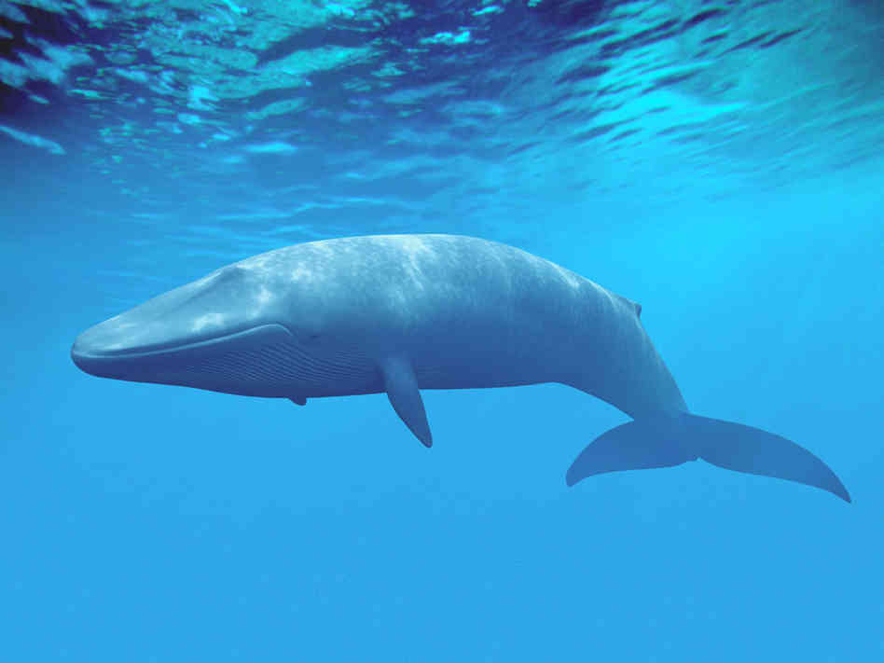
#> input picture lecture_figures/life_histories/images/source/blue_whale.png, 884 x 663 px, found by its file name
$ python prepare_images.py
#> lines starting #> are read from the running program, lines starting #| are printed output that depends on the picture
"""Prepare photographs and published figures at the exact aspect of their BB512 picture placeholders.
'fill' crops to fill; 'fit' letterboxes on the slide background colour (#FBFAF6).
Run from the lecture folder: python3 images/prepare_images.py"""
from PIL import Image, ImageFilter
BG = (0xFB, 0xFA, 0xF6)
SIZES = {"title": (5.43, 7.5), "takeaway": (7.40, 4.25), "half": (5.57, 4.25), "full": (11.73, 3.95),
         "third": (3.64, 5.30)}
def make(src, out, layout, mode="fill", focus=(0.5, 0.5), dpi=220):
#> called with src = 'images/source/blue_whale.png', out = 'images/title_blue_whale.jpg', layout = 'title', mode = 'extend', focus = (0.5, 0.5), dpi = 220
    W, H = [int(v * dpi) for v in SIZES[layout]]
    im = Image.open(src).convert("RGB")
    if mode == "fill":
        r = max(W / im.width, H / im.height)
        im = im.resize((round(im.width * r), round(im.height * r)), Image.LANCZOS)
        x = int((im.width - W) * focus[0]); y = int((im.height - H) * focus[1])
        im = im.crop((x, y, x + W, y + H))
    elif mode == "extend":
        # Whole image kept. The space left over is filled with a smooth colour field sampled from the
        # image's own edge strip, and the join is feathered, so the subject is never cut off.
        k = max(3, round(0.03 * min(im.size)))            # trim thin borders and edge artefacts
#> k = 20
        im = im.crop((k, k, im.width - k, im.height - k))
#> im: PIL image 844x623 RGB
        r = min(W / im.width, H / im.height)
#> r = 1.41
        fg = im.resize((round(im.width * r), round(im.height * r)), Image.LANCZOS)
        vertical = fg.width >= W - 1  # image fills the width: extend above and below
#> vertical = True
        bg = Image.new("RGB", (W, H))
#> bg: PIL image 1194x1650 RGB; every value is 0
        strip = max(4, (fg.height if vertical else fg.width) // 20)
#> strip = 44
        feather = max(2, (fg.height if vertical else fg.width) // 8)
#> feather = 110
        ov = feather + 2  # the colour field runs under the feathered edge
#> ov = 112
        if vertical:
            top = (H - fg.height) // 2; bottom = H - fg.height - top
#> after `top = (H - fg.height) // 2`: top = 384
#> after `bottom = H - fg.height - top`: bottom = 385
            if top: bg.paste(fg.crop((0, 0, fg.width, strip)).resize((6, 1), Image.BOX).resize((W, top + ov), Image.BILINEAR), (0, 0))
            if bottom: bg.paste(fg.crop((0, fg.height - strip, fg.width, fg.height)).resize((6, 1), Image.BOX).resize((W, bottom + ov), Image.BILINEAR), (0, H - bottom - ov))
        else:
            left = (W - fg.width) // 2; right = W - fg.width - left
            if left: bg.paste(fg.crop((0, 0, strip, fg.height)).resize((1, 6), Image.BOX).resize((left + ov, H), Image.BILINEAR), (0, 0))
            if right: bg.paste(fg.crop((fg.width - strip, 0, fg.width, fg.height)).resize((1, 6), Image.BOX).resize((right + ov, H), Image.BILINEAR), (W - right - ov, 0))
        bg = bg.filter(ImageFilter.GaussianBlur(radius=max(4, W // 60)))
        mask = Image.new("L", fg.size, 255)
#> mask: PIL image 1194x881 L; every value is 255
        for i in range(feather):
            v = int(255 * i / feather)
            if vertical:
                mask.paste(v, (0, i, fg.width, i + 1)); mask.paste(v, (0, fg.height - 1 - i, fg.width, fg.height - i))
            else:
                mask.paste(v, (i, 0, i + 1, fg.height)); mask.paste(v, (fg.width - 1 - i, 0, fg.width - i, fg.height))
        bg.paste(fg, ((W - fg.width) // 2, (H - fg.height) // 2), mask)
        im = bg
    elif mode == "pad":
        # Whole image kept on a plain background sampled from its left edge; a thin border is trimmed
        # first so rounded or white corners do not show
        k = max(2, round(0.015 * min(im.size)))
        im = im.crop((k, k, im.width - k, im.height - k))
        r = min(W / im.width, H / im.height)
        im = im.resize((round(im.width * r), round(im.height * r)), Image.LANCZOS)
        canvas = Image.new("RGB", (W, H), im.getpixel((3, im.height // 2)))
        canvas.paste(im, ((W - im.width) // 2, (H - im.height) // 2)); im = canvas
    else:
        r = min(W / im.width, H / im.height)
        im = im.resize((round(im.width * r), round(im.height * r)), Image.LANCZOS)
        canvas = Image.new("RGB", (W, H), BG)
        canvas.paste(im, ((W - im.width) // 2, (H - im.height) // 2)); im = canvas
    im.save(out, quality=92)
S = "images/source/"
make(S + "blue_whale.png", "images/title_blue_whale.jpg", "title", "extend")
# Variation: size and lifespan
make(S + "bumblebee_bat.jpg", "images/third_bumblebee_bat.jpg", "third", focus=(0.55, 0.5))
#> call 2 of make, with src = 'images/source/bumblebee_bat.jpg', out = 'images/third_bumblebee_bat.jpg', layout = 'third', mode = 'fill', focus = (0.55, 0.5), dpi = 220
#> in make (call 2), `W, H = [int(v * dpi) for v in SIZES[layout]]`: W = 800; H = 1166
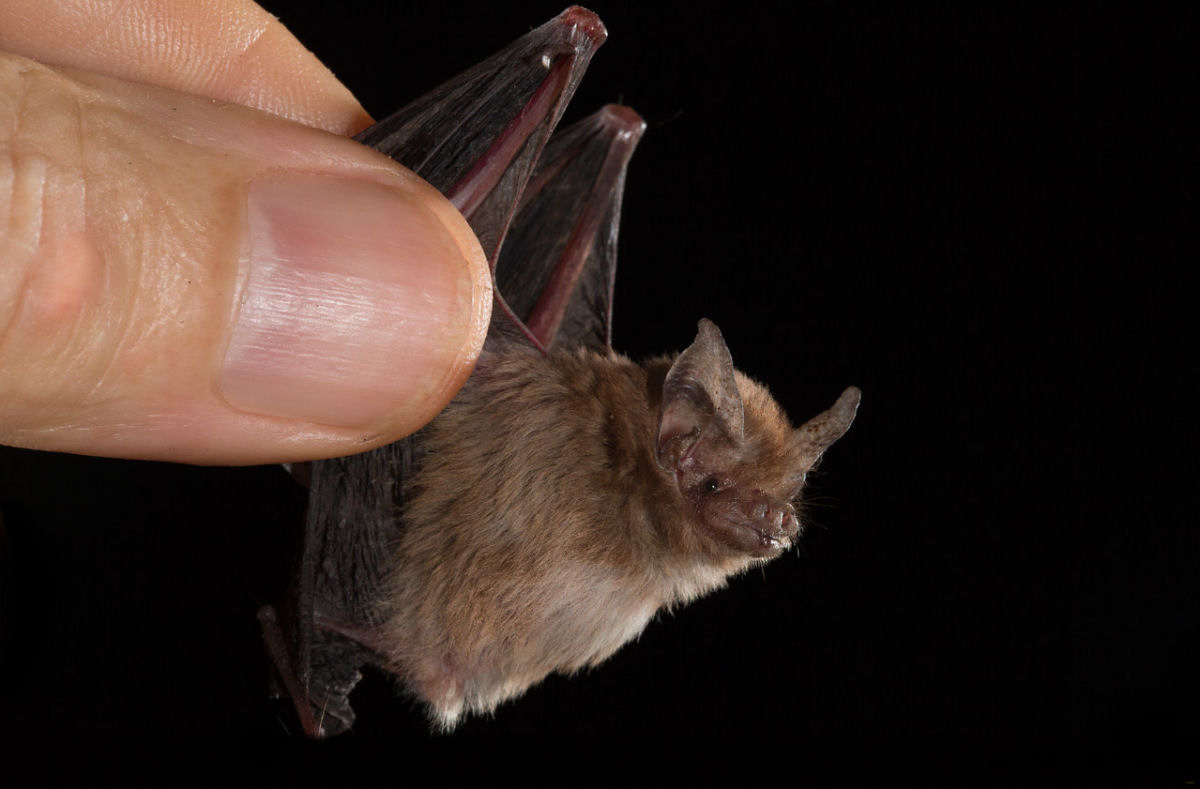
#> input picture lecture_figures/life_histories/images/source/bumblebee_bat.jpg, 1200 x 789 px, found by its file name
#> in make, im is the input picture: PIL image 1200x789 RGB; mean R, G, B 54.5, 40.1, 33.7
#> in make (call 2), `r = max(W / im.width, H / im.height)`: r = 1.48
#> in make (call 2), `x = int((im.width - W) * focus[0])`: x = 535
#> in make (call 2), `y = int((im.height - H) * focus[1])`: y = 0
#> in make (call 2), `im = im.crop((x, y, x + W, y + H))`:
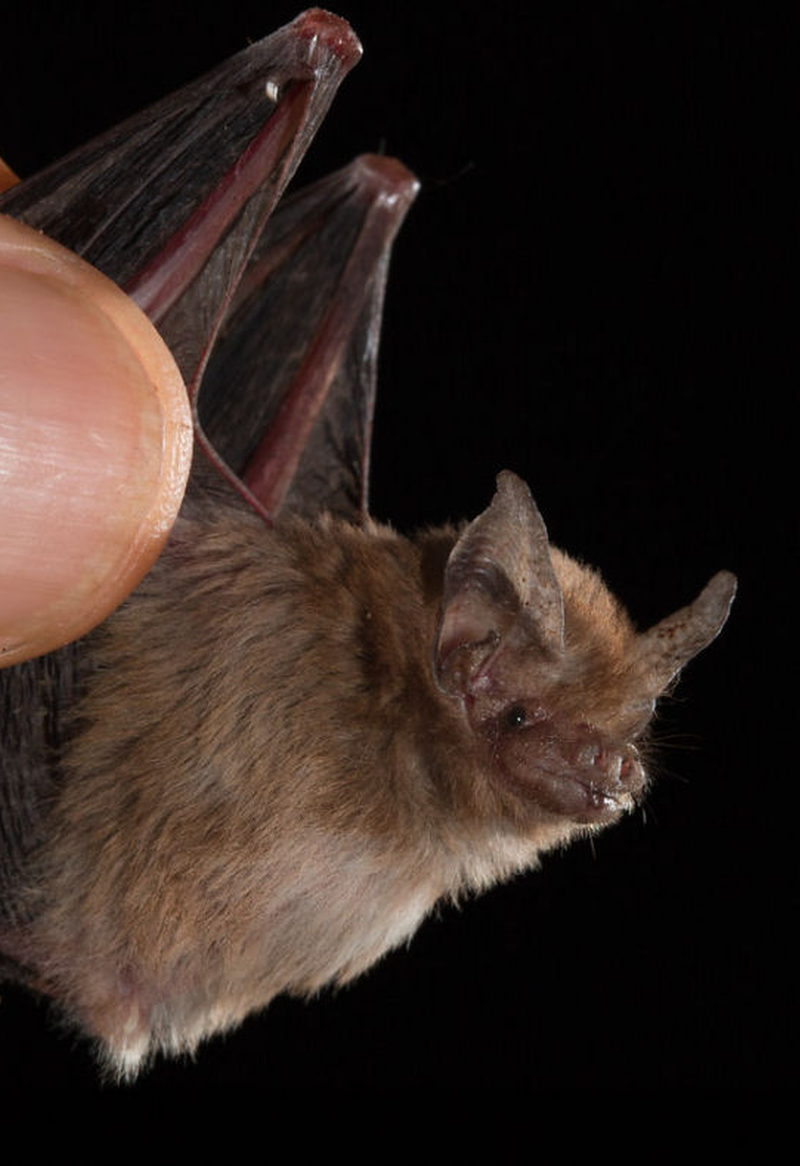
#> im: PIL image 800x1166 RGB; mean R, G, B 49.3, 36.8, 31.3
make(S + "blue_whale.png", "images/third_blue_whale.jpg", "third", "extend")
#> call 3 of make, with src = 'images/source/blue_whale.png', out = 'images/third_blue_whale.jpg', layout = 'third', mode = 'extend', focus = (0.5, 0.5), dpi = 220
#> in make (call 3), `r = min(W / im.width, H / im.height)`: r = 0.948
#> in make (call 3), `bg = Image.new("RGB", (W, H))`: bg: PIL image 800x1166 RGB; every value is 0
#> in make (call 3), `strip = max(4, (fg.height if vertical else fg.width) // 20)`: strip = 29
#> in make (call 3), `feather = max(2, (fg.height if vertical else fg.width) // 8)`: feather = 73
#> in make (call 3), `ov = feather + 2`: ov = 75
#> in make (call 3), `top = (H - fg.height) // 2`: top = 287
#> in make (call 3), `bottom = H - fg.height - top`: bottom = 288
#> in make (call 3), `bg = bg.filter(ImageFilter.GaussianBlur(radius=max(4, W // 60)))`:
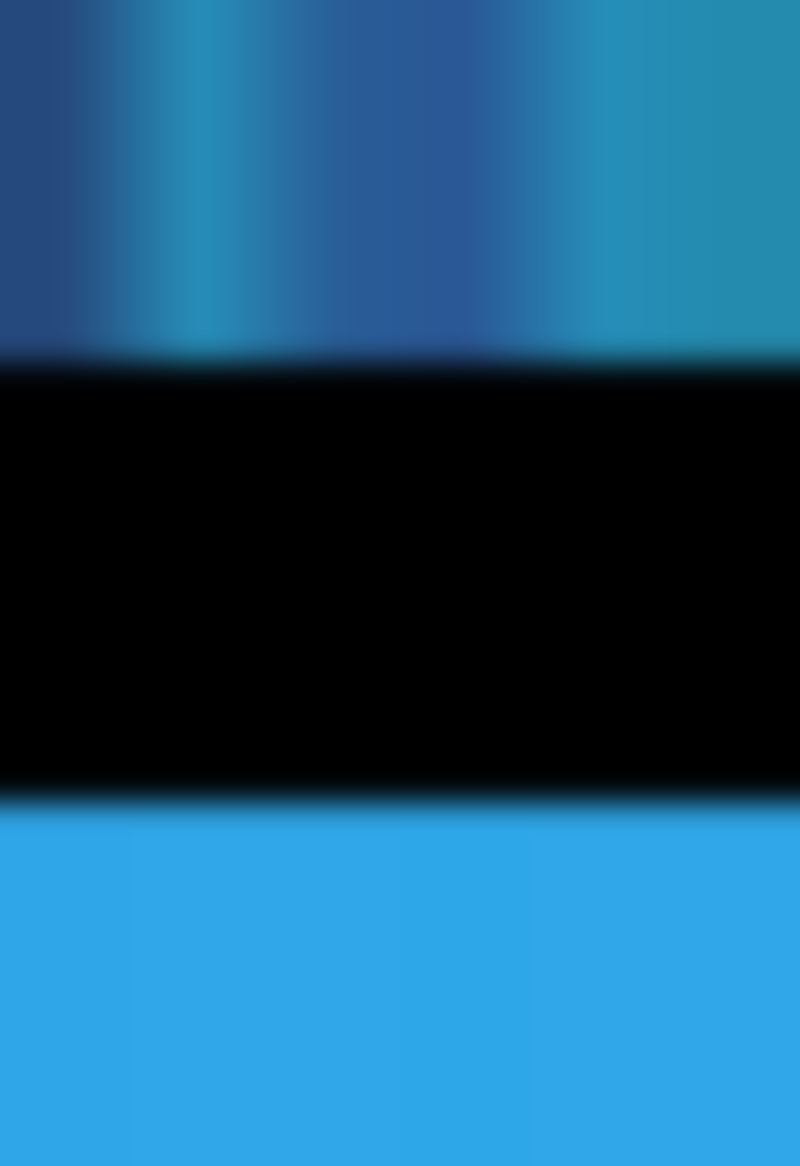
#> bg: PIL image 800x1166 RGB; mean R, G, B 26.6, 87, 122.5
#> in make (call 3), `mask = Image.new("L", fg.size, 255)`: mask: PIL image 800x591 L; every value is 255
#> the loop in make (call 3), `for i in range(feather):` made 73 passes
#> v on passes 1 to 12: 0, 3, 6, 10, 13, 17, 20, 24, 27, 31, 34, 38
#> after the loop in make (call 3), `for i in range(feather):`:
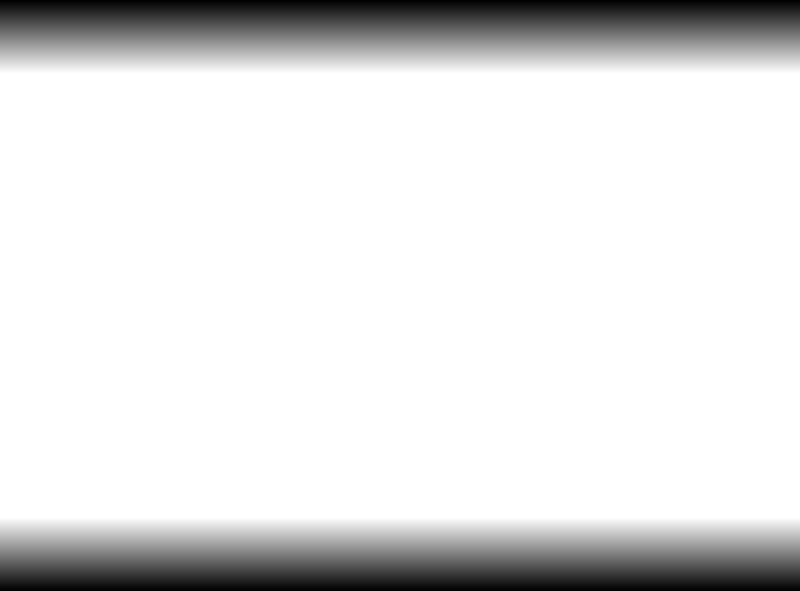
#> mask: PIL image 800x591 L; min 0, max 255, mean 222.9
make(S + "bristlecone_pine.png", "images/third_bristlecone.jpg", "third", focus=(0.5, 0.5))
#> call 4 of make, with src = 'images/source/bristlecone_pine.png', out = 'images/third_bristlecone.jpg', layout = 'third', mode = 'fill', focus = (0.5, 0.5), dpi = 220
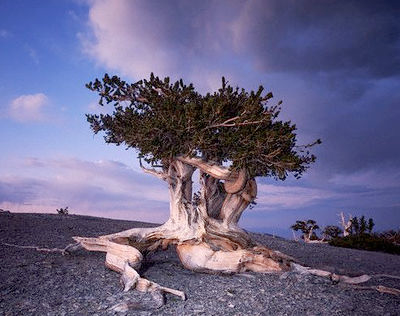
#> input picture lecture_figures/life_histories/images/source/bristlecone_pine.png, 400 x 316 px, found by its file name
#> in make (call 4), `r = max(W / im.width, H / im.height)`: r = 3.69
#> in make (call 4), `x = int((im.width - W) * focus[0])`: x = 338
#> in make (call 4), `im = im.crop((x, y, x + W, y + H))`:
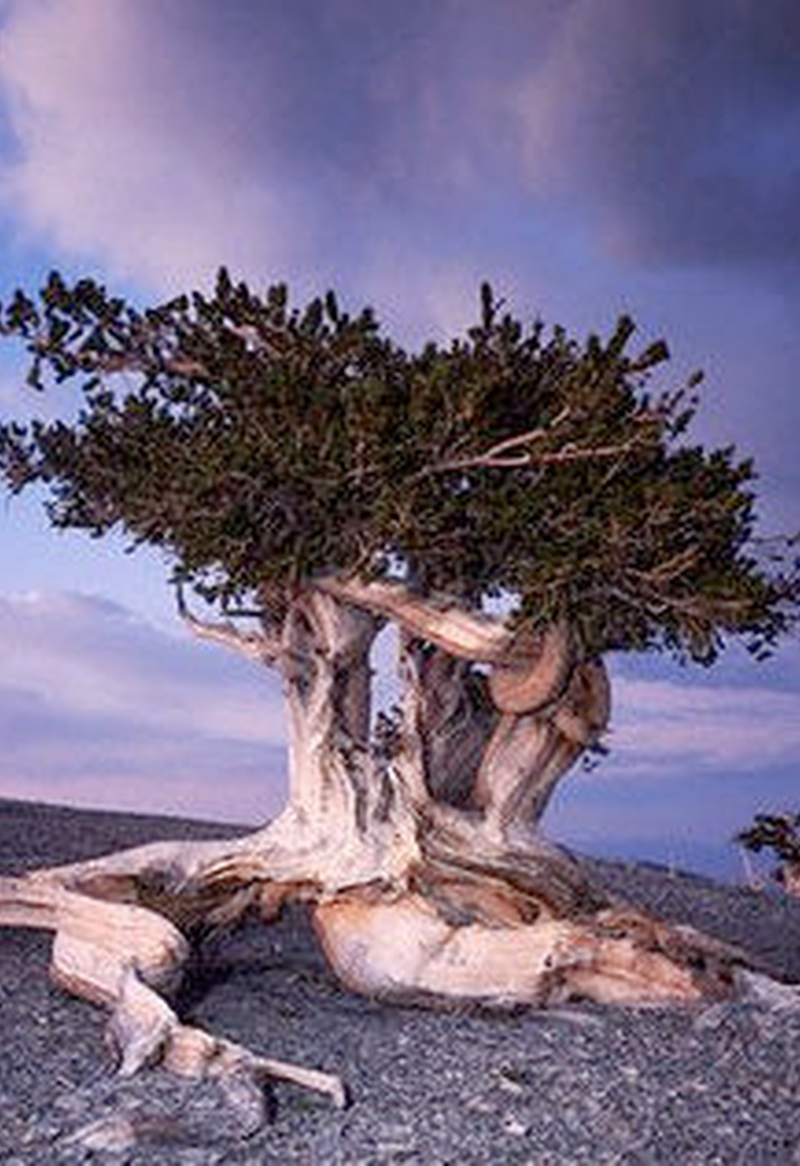
#> im: PIL image 800x1166 RGB; mean R, G, B 117.8, 105.7, 130.5
# Variation: offspring
#> (the run stopped early here; a loop or call above may not have finished)
